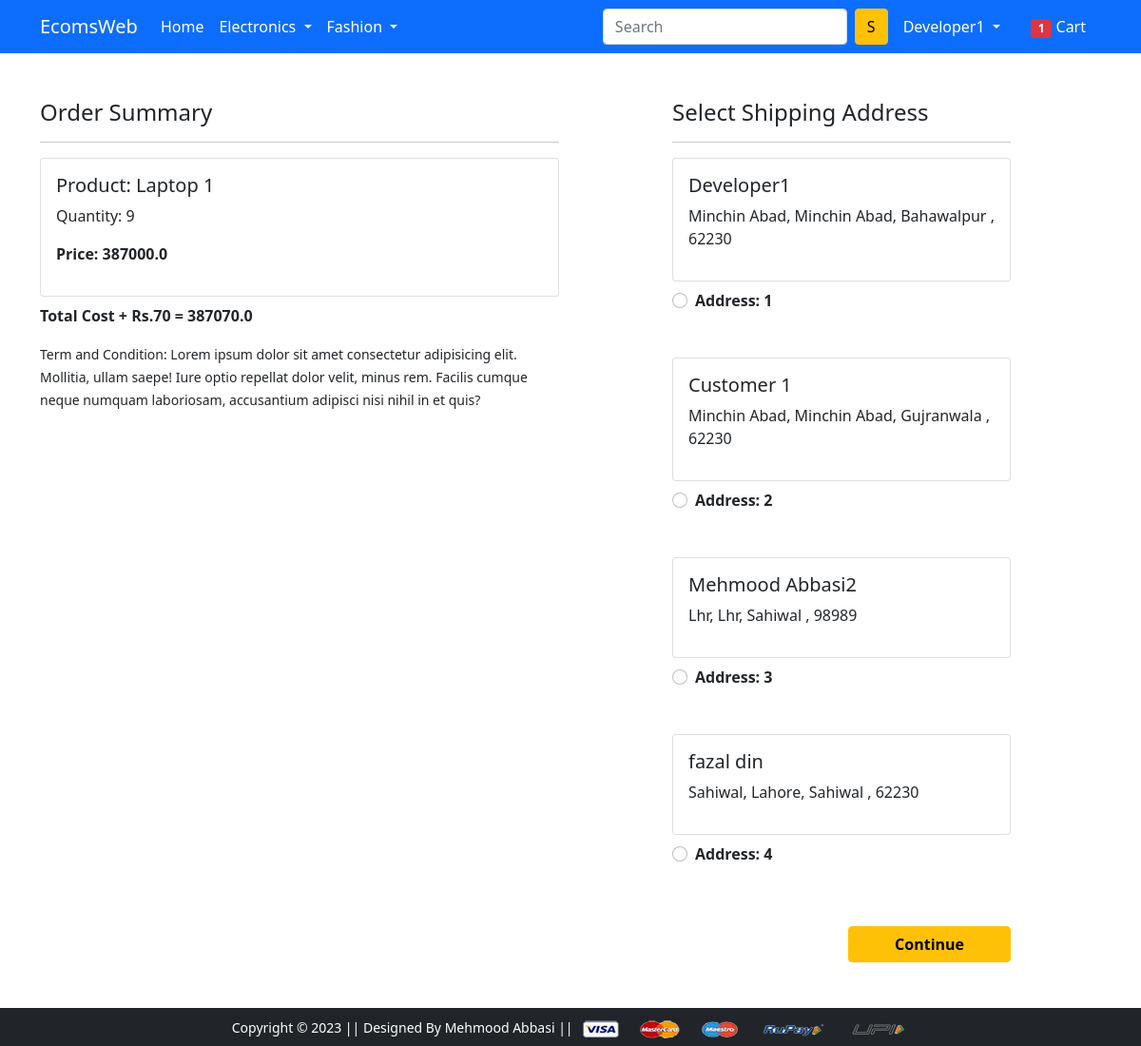
/checkout/ (signed in), run on the app's committed database.
### ecomapp/models.py (models this page shows, shortened)
class Cart(models.Model):
    user = models.ForeignKey(User,on_delete=models.CASCADE)
    product = models.ForeignKey(Product, on_delete=models.CASCADE)
    quantity = models.PositiveIntegerField(default=1)
    @property
    def total_cost(self):
        return self.quantity * self.product.discounted_price

class Product(models.Model):
    title = models.CharField( max_length=150)
    selling_price = models.FloatField()
    discounted_price = models.FloatField()
    description = models.TextField()
    brand = models.CharField( max_length=50)
    category = models.CharField(choices=CATEGORY_CHOICES, max_length=50)
    product_image = models.ImageField(upload_to='productimg')

class Customer(models.Model):
    user = models.ForeignKey(User, on_delete=models.CASCADE)
    name = models.CharField( max_length=250)
    locality = models.CharField( max_length=250)
    city = models.CharField( max_length=250)
    zipcode = models.IntegerField()
    state = models.CharField(choices=STATE_CHOICES, max_length=250)

### ecomapp/views.py (the view)
# urls.py: path('checkout/', views.checkout, name='checkout'),
@login_required
def checkout(request):
 totalitem = 0
 user = request.user
 adres = Customer.objects.filter(user=user)
 cart_items = Cart.objects.filter(user=user)
 amount = 0.0
 shipping_amount = 70.0
 total_amunt = 0.0
 cart_product = [p for p in Cart.objects.all() if p.user == request.user]
 if  cart_product:
  for p in cart_product:
    temp_amount = (p.quantity*p.product.discounted_price)
    amount += temp_amount
  totalamount = amount+shipping_amount
  if request.user.is_authenticated:
   totalitem = len(Cart.objects.filter(user=request.user))
  return render(request, 'checkout.html',{'adres':adres,'totalamount':totalamount,'cart_items':cart_items,'totalitem':totalitem})

### templates/checkout.html (shortened to what this page needs)
{% extends 'base.html' %}
{% load static %}
{% block main-content %}
<div class="container">
 <div class="row mt-5">
  <div class="col-sm-6">
    <h4>Order Summary</h4>
    <hr>
    {% for cart in cart_items %}
      <div class="card mb-2">
        <div class="card-body">
          <h5>Product: {{cart.product.title}}</h5>
          <p>Quantity: {{cart.quantity}}</p>
          <p class="fw-bold">Price: {{cart.total_cost}}</p>
        </div>
      </div>
      {% endfor %}
      <p class="fw-bold"> Total Cost + Rs.70 = {{totalamount}}</p>
    <small>Term and Condition: Lorem ipsum dolor sit amet consectetur adipisicing elit. Mollitia, ullam saepe! Iure optio repellat dolor velit, minus rem. Facilis cumque neque numquam laboriosam, accusantium adipisci nisi nihil in et quis?</small>
  </div>
  <div class="col-sm-4 offset-sm-1">
    <h4>Select Shipping Address</h4>
    <hr>
    <form action="/paymentdone">
      {% for add in adres %}
      <div class="card">
        <div class="card-body">
        <h5>{{add.name}}</h5>
        <p>{{add.locality}}, {{add.city}}, {{add.state}} , {{add.zipcode}}</p>
        </div>
      </div>
        <div class="form-check mt-2 mb-5">
          <input class="form-check-input" type="radio" value="{{add.id}}" name="custid" id="custadd{{forloop.counter}}">
          <label class="form-check-label fw-bold" for="custadd{{forloop.counter}}">
            Address: {{forloop.counter}} </label>
        </div>
        {% endfor %}
        <div class="text-end">
          <button type="submit" class="btn btn-warning mt-3 px-5 fw-bold">Continue</button>
        </div>
      </form>
    </div>
  </div>
</div>
{% endblock main-content %}

### templates/base.html (shortened to what this page needs)
<!doctype html>
{% load static %}
<html lang="en">
  <head>
    <link href="https://cdn.jsdelivr.net/npm/bootstrap@5.0.0-beta1/dist/css/bootstrap.min.css" rel="stylesheet">
    <link rel="stylesheet" href="{% static 'css/owl.carousel.min.css' %}">
    <link rel="stylesheet" href="{% static 'css/all.min.css' %}">
    <link rel="stylesheet" href="{% static 'css/style.css' %}">
  </head>
  <body>
    <nav class="navbar navbar-expand-lg navbar-dark bg-primary">
     <div class="container">
       <a class="navbar-brand" href="/">EcomsWeb</a>
       <div class="collapse navbar-collapse" id="navbarSupportedContent">
         <ul class="navbar-nav me-auto mb-2 mb-lg-0">
           <li class="nav-item">
             <a class="nav-link active" aria-current="page" href="/">Home</a>
           </li>
           <li class="nav-item dropdown">
             <a class="nav-link dropdown-toggle text-white" href="#" id="electronicsDropdown" role="button" data-bs-toggle="dropdown" aria-expanded="false">
               Electronics
             </a>
           </li>
           <li class="nav-item dropdown">
             <a class="nav-link dropdown-toggle text-white" href="#" id="fashionDropdown" role="button" data-bs-toggle="dropdown" aria-expanded="false">
               Fashion
             </a>
           </li>
         </ul>
         <form class="d-flex">
           <input class="form-control me-2" type="search" placeholder="Search" aria-label="Search">
           <button class="btn btn-warning" type="submit">S</button>
         </form>
         <div>
           <ul class="navbar-nav me-auto mb-2 mb-lg-0">
            {% if request.user.is_authenticated %}
           <li class="nav-item dropdown mx-2">
              <a class="nav-link dropdown-toggle text-white" href="#" id="profileDropdown" role="button" data-bs-toggle="dropdown" aria-expanded="false">
                {{request.user.username|capfirst}}
              </a>
            </li>
            <li class="nav-item mx-2">
             <a href="{% url 'show_cart' %}" class="nav-link text-white"><span class="badge bg-danger">{{totalitem}}</span> Cart </a>
            </li>
            {% endif %}
          </ul>
         </div>
       </div>
     </div>
    </nav>
    {% block main-content %} {% endblock main-content %}
    <footer class="container-fluid bg-dark text-center p-2 mt-5">
        <small class="text-white">Copyright &copy; 2023 || Designed By Mehmood Abbasi || </small>
        <img src="{% static 'lllimages/payment.png' %}" alt="" srcset="" class="img-fluid" height="2px">
    </footer>
  </body>
</html>

### data on the page
Cart: product "Laptop 1", quantity "9", total_cost "387000.0"
Customer: name "Developer1", locality "Minchin Abad", city "Minchin Abad", state "Bahawalpur", zipcode "62230"
Customer: name "Customer 1", locality "Minchin Abad", city "Minchin Abad", state "Gujranwala", zipcode "62230"
Customer: name "Mehmood Abbasi2", locality "Lhr", city "Lhr", state "Sahiwal", zipcode "98989"
Customer: name "fazal din", locality "Sahiwal", city "Lahore", state "Sahiwal", zipcode "62230"

### other printed values
{{ request.user.username|capfirst }} "Developer1"
{{ totalitem }} "1"
{{ totalamount }} "387070.0"
